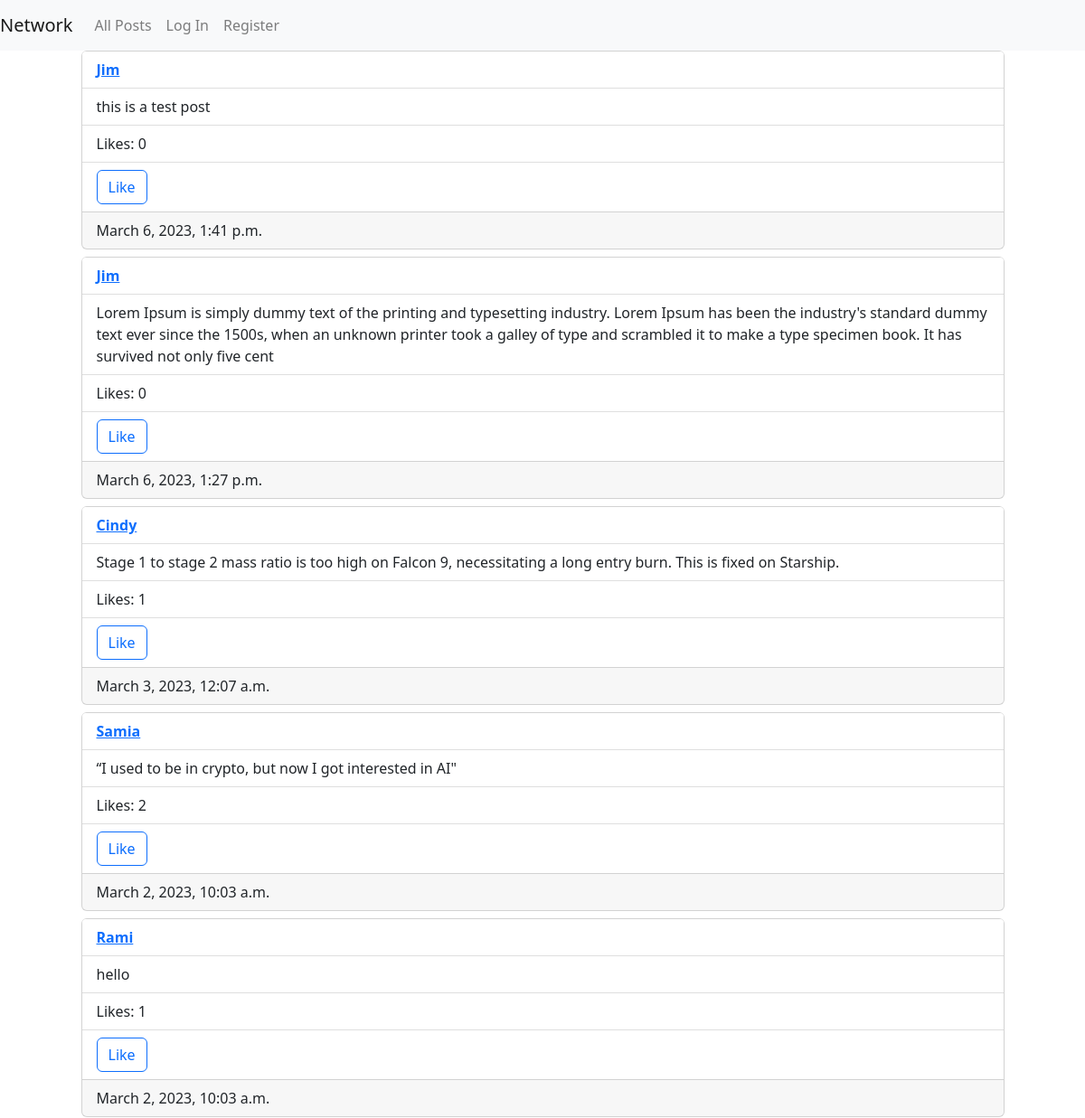
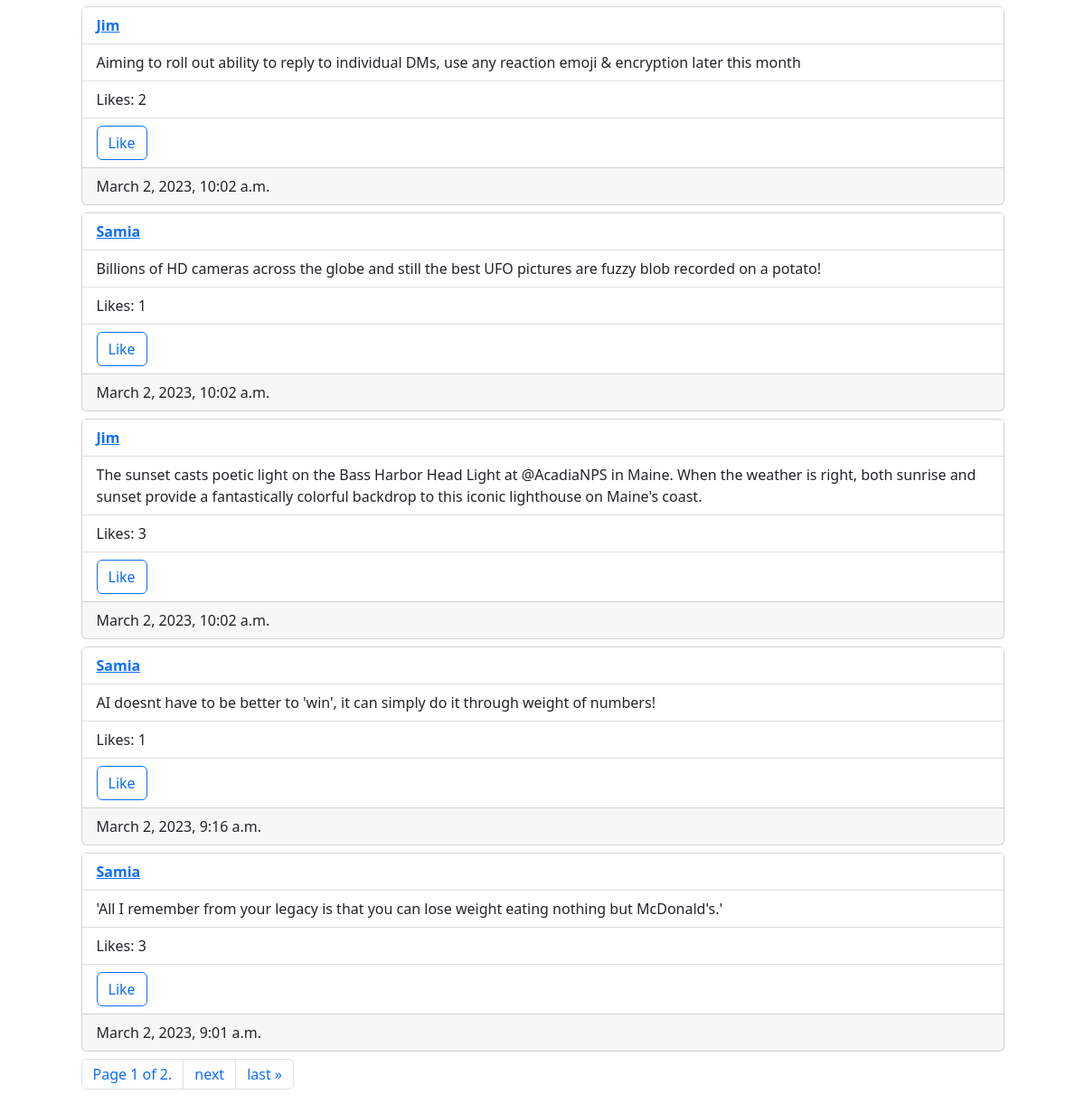
Before: / with the older database file (2 pictures, top to bottom).
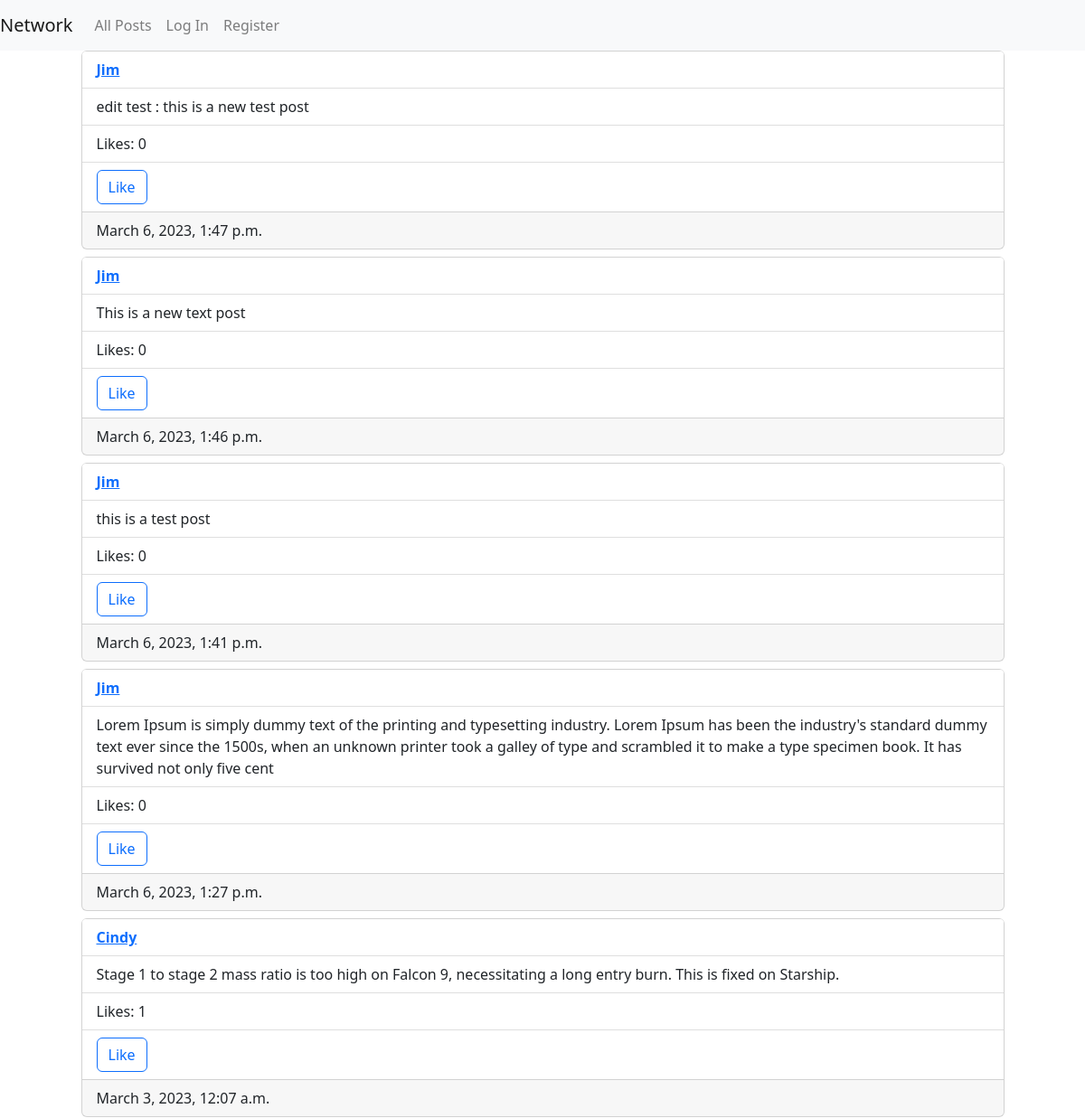
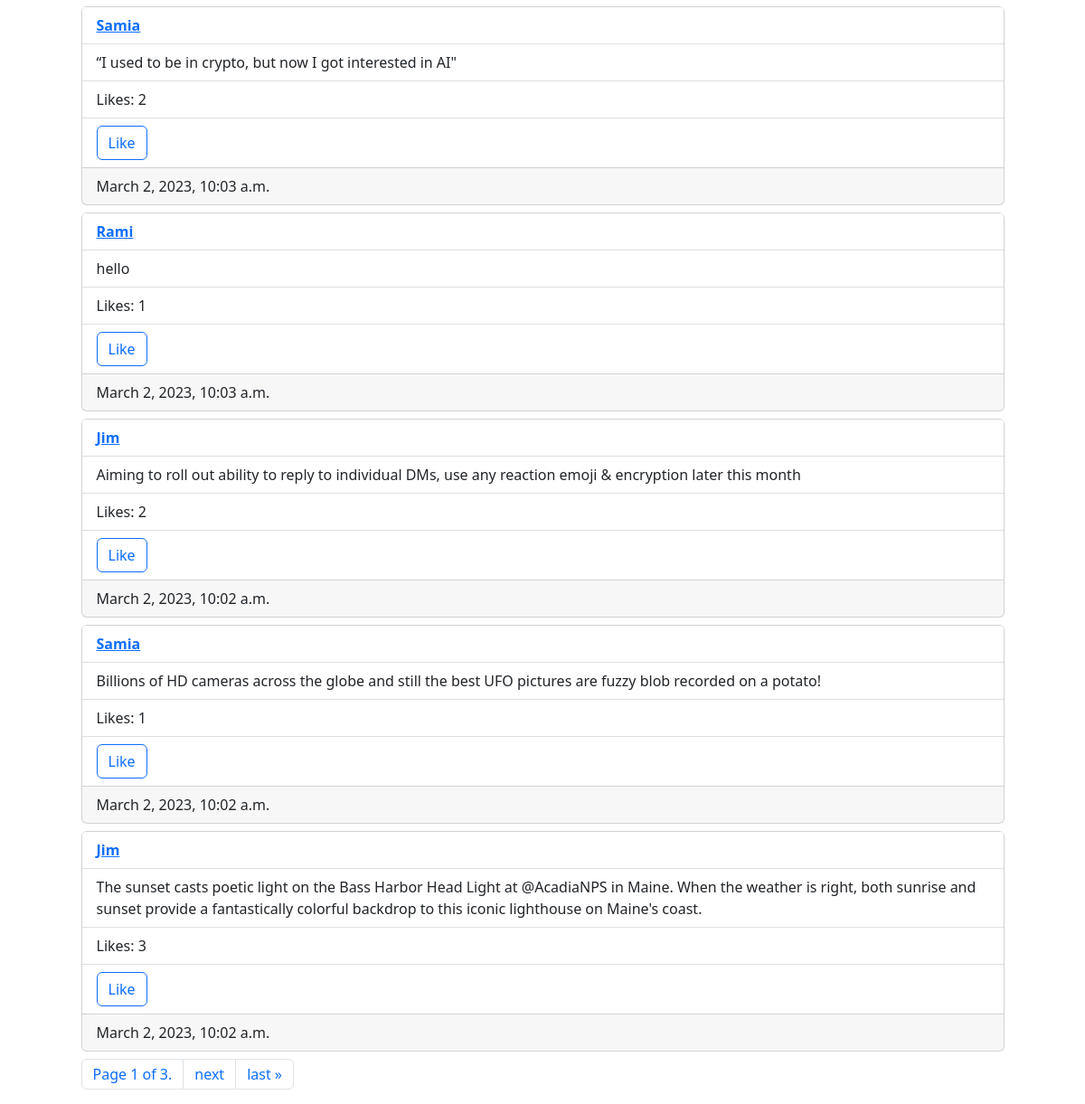
After: the same page with the newer database file (2 pictures, top to bottom).
### network/models.py (models this page shows, shortened)
class Post(models.Model):
    publisher = models.ForeignKey(
        User, on_delete=models.CASCADE, related_name="posted_by")
    tweet = models.CharField(max_length=280)
    date_time = models.DateTimeField(auto_now=False, auto_now_add=True)
    likes = models.IntegerField(default=0)
    liked_by = models.ManyToManyField(
        User, related_name="liked_posts", blank=True)

class User(AbstractUser):
    pass

### network/views.py (the view, shortened to what this page needs)
# urls.py: path("", views.index, name="index"),
@csrf_exempt
def index(request):
    post_form = PostForm()
    all_posts = Post.objects.order_by("-date_time")
    me = request.user
    for ss in all_posts:
        print(list(ss.liked_by.all()))
        ss.likes = len(list(ss.liked_by.all()))
    paginator = Paginator(all_posts, 10)
    page_number = request.GET.get('page')
    page_obj = paginator.get_page(page_number)
    return render(request, "network/index.html", {
        "new_post": post_form,
        "page_obj": page_obj,
        "me": str(me),
    })

### network/forms.py
class PostForm(forms.Form):
    tweet1 = forms.CharField(label="New Post", max_length=280,
                             widget=forms.Textarea(attrs={'class': 'form-control', 'autofocus': True}))

### network/templates/network/index.html (shortened to what this page needs)
{% extends "network/layout.html" %}
{% block body %}
<div id="posts-view">
    {%for post in page_obj%}
    <div class="card mb-2">
        <ul class="list-group list-group-flush">
            <li class="list-group-item"><a href="{%url 'profile' post.publisher_id%}"><b>{{post.publisher|title}} </b>
                </a>
            </li>
            <li class="list-group-item tweet{{post.id}}">{{post.tweet}}</li>
            <li class="list-group-item likes">Likes: <span id="{{post.id}}">{{post.likes}}</span></li>
            <li class="list-group-item">
                <form class="like-f" data-tid="{{post.id}}">
                    {%if me in post.liked_by.all|stringformat:"s"%}
                    <input type="submit" class="btn btn-primary like-b num{{post.id}}" name="like" value="Unlike">
                    {%else%}
                    <input type="submit" class="btn btn-outline-primary like-b num{{post.id}}" name="like" value="Like">
                    {%endif%}
                </form>
            </li>
        </ul>
        <div class="card-footer">
            {{post.date_time}}
        </div>
    </div>
    {%endfor%}
    <nav aria-label="Page navigation">
        <ul class="pagination">
            <li class="page-item"> <a class="page-link" href=""> Page {{ page_obj.number }} of
                    {{page_obj.paginator.num_pages }}.</a>
            </li>
            {% if page_obj.has_next %}
            <li class="page-item"><a class="page-link" href="?page={{ page_obj.next_page_number }}">next</a></li>
            <li class="page-item"><a class="page-link" href="?page={{ page_obj.paginator.num_pages }}">last &raquo;</a>
            </li>
            {% endif %}
        </ul>
    </nav>
</div>
{% endblock %}

Changed rows visible on the page:
no longer on this page (row unchanged): Post: publisher "Samia", tweet "AI doesnt have to be better to 'win', it can simply do it through weight of numbers!", likes "1", date_time "March 2, 2023, 9:16 a.m."
no longer on this page (row unchanged): Post: publisher "Samia", tweet "'All I remember from your legacy is that you can lose weight eating nothing but McDonald's.'", likes "3", date_time "March 2, 2023, 9:01 a.m."
added Post: publisher "Jim", tweet "edit test : this is a new test post", likes "0", date_time "March 6, 2023, 1:47 p.m."
added Post: publisher "Jim", tweet "This is a new text post", likes "0", date_time "March 6, 2023, 1:46 p.m."
Other visible differences:
{{ page_obj.paginator.num_pages }}: "2" → "3"
